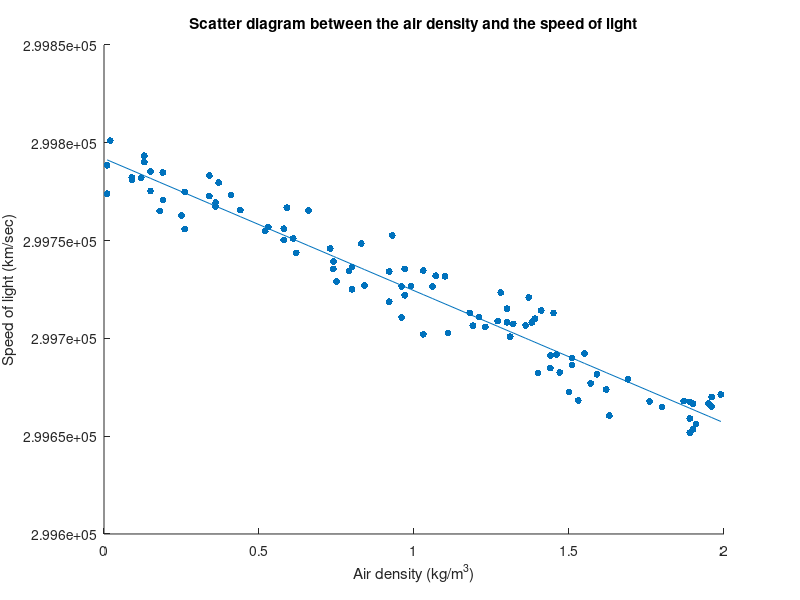

MATLAB code to generate this figure:
% Stelios Topalidis
% AEM: 9613
% Exercise 5.4

clc;
clear;
close all;

importArray = importdata('lightair.dat');
airDensity = importArray(:, 1);
% Attention for the values of the speed of light.
% They are the differences from the speed of light in vacuum
speedOfLightNormalized = importArray(:, 2);
speedOfLight = speedOfLightNormalized + 299000; 


%% (a)
%% (a.1) Scatter diagram between speed of light and air density

figure();
dotSize = 25;
scatter(airDensity, speedOfLight, dotSize, 'filled');
title('Scatter diagram between the air density and the speed of light');
xlabel('Air density (kg/m^3)', 'interpreter', 'tex');
ylabel('Speed of light (km/sec)');
hold on;

%% (a.2) Correlation coefficient
corrCoefMat = corrcoef(airDensity, speedOfLight);
corrCoef = corrCoefMat(1, 2);
fprintf(['(a)\n The correlation coefficient between the air density \n',...
    'and the speed of light equals: %.3f\n\n'], ...
    corrCoef);


%% (b) 
%% (b.1) Linear model estimation using the MSE parameter method
covMat = cov(airDensity, speedOfLight);
airDSpeedOfLightCov = covMat(1, 2); 
b1 = airDSpeedOfLightCov /var(airDensity);
b0 = mean(speedOfLight) - b1*mean(airDensity);

fprintf(['(b)\nb.1 The linear model estimation for the variables ',...
        'is: \nc = %.2f*d + (%.2f))\n'], b1, b0);

plot(airDensity, b0 + b1*airDensity);
hold on;

%% (b.2) 95% parametric ci for b0, b1
% Significance level
alpha = 0.05;
% Number of bivariate observations
n = length(airDensity);
% degrees of freedom
dof = n - 2;
tVal = tinv(1- alpha/2, dof);

% Formula for sigmaE (standard deviation of model errors) 
varE = (n-1)/(n-2)*(var(speedOfLight) - ...
    b1^2*var(airDensity));
sigmaE = sqrt(varE);

% Formula for the ci of the b0 and b1
sigmaB0 = sigmaE*sqrt(1/n+(mean(airDensity)^2)/var(airDensity));
b0CILow = b0 - tVal * sigmaB0;
b0CIHigh = b0 + tVal * sigmaB0;

sigmaB1 = sigmaE/std(airDensity);
b1CILow = b1 - tVal * sigmaB1;
b1CIHigh = b1 + tVal * sigmaB1;

fprintf('b.2\nParametric ci for b0: [%3.f, %.3f]\n', b0CILow, b0CIHigh);
fprintf('Parametric ci for b1: [%3.f, %.3f]\n\n', b1CILow, b1CIHigh);

%% (c)
%% (c.1) Graph the linear model on the scatter diagram, estimation limits 
%% for the mean light speed with 95% confidence and for a single 
%% sobservation

%% (c.2) Make a prediction based on the model for a specific air 
%% density value
%% Do the same for a single observation


%% (d) 
%% (d.1) Check if the real values of each paremeter of the linear model is 
%% inside the ci calculated from the bivariate sample

%% (d.2) Is the real mean value of the speed of light inside the ci for the
%% mean of the light speed calculated on the interval of the air densities?

